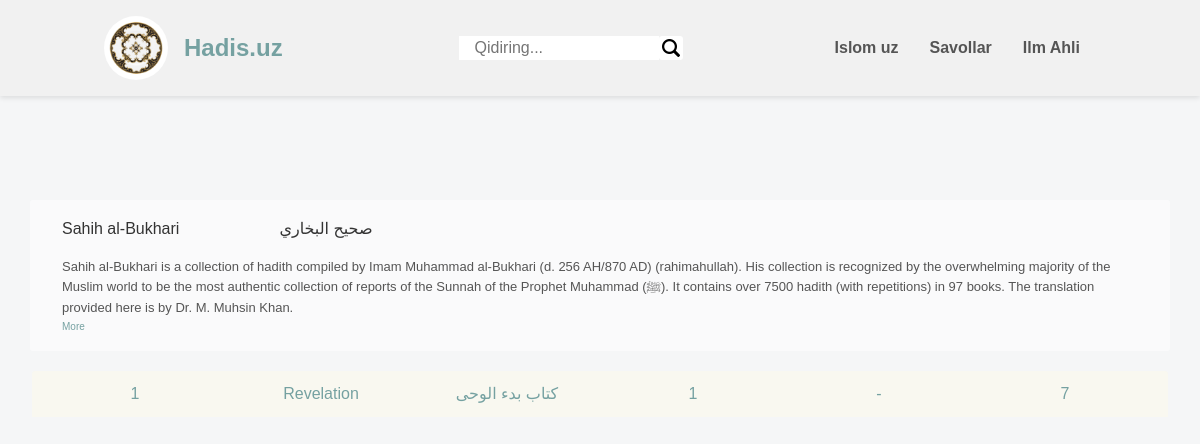
/chapter/Sahih al-Bukhari/, run on the app's committed database.
### part/models.py (models this page shows, shortened)
class H_Kitoblar(models.Model):
    lotin = models.CharField(max_length=60)
    arab = models.CharField(max_length=60)
    haqida = models.TextField(max_length=2000)

class H_Qismlar(models.Model):
    kitobdan = models.ForeignKey(H_Kitoblar , on_delete=models.CASCADE)
    lotin = models.CharField(max_length=100)
    arab = models.CharField(max_length=100)
    dan = models.IntegerField(default=0)
    gacha = models.IntegerField(default=1)

### part/views.py (the view)
# urls.py: path("chapter/<str:book_name>/",chapter, name='chapter'),
def chapter(request , book_name):
    the_book = H_Kitoblar.objects.get(lotin = book_name)
    chapters = H_Qismlar.objects.all().filter(kitobdan = the_book)
    content = {'chapters':chapters ,'the_book':the_book}
    return render(request ,'part/navbar.html',content)

### part/templates/part/navbar.html (shortened to what this page needs)
{%load static%}
<body>
    <header>
        <div>
            <a href="{%url 'home'%}">
                <img src="{%static 'logo.jpeg'%}" alt="Logo"/>
                <h2>Hadis.uz</h2>
            </a>
        </div>
        <form action="{%url 'search'%}" method="post">
            <div class="beta">
                <input type="text" name="savol" placeholder="Qidiring...">
                <button><img src="{%static 'glass.png'%}" alt=""></button>
            </div>
        </form>
        <nav>
            <ul>
                <li><a href="https://islom.uz/" target="_blank">Islom uz</a></li>
                <li><a href="https://savollar.islom.uz/" target="_blank">Savollar</a></li>
                <li><a href="https://www.ziyouz.com/kutubxona/category/18-islomiy-kitoblar" target="_blank">Ilm Ahli</a></li>
            </ul>
        </nav>
    </header>
    <main>
        <section>
            {%if the_book%}
                <div>
                    <p class="p.latin">{{the_book.lotin}}</p>
                    <p class="p.arab">{{the_book.arab}}</p>
                </div>
                <p class="bio">{{the_book.haqida}}</p>
                <a href="">More </a>
            {%endif%}
        </section>
    </main>
    <article>
        {%for chapter in chapters%}
            <div class="white">
                <form action="" method="POST">
                    <a href="{%url 'parcha' chapter.lotin%}">
                        <p class="id">{{chapter.id}}</p>
                        <p class="name">{{chapter.lotin}}</p>
                        <p class="arabic">{{chapter.arab}}</p>
                        <p class="from">{{chapter.dan}}</p>
                        <p class="dan">-</p>
                        <p class="gacha">{{chapter.gacha}}</p>
                    </a>
                </form>
            </div>
        {%endfor%}
    </article>
</body>

### part/templates/part/navbar.html (style rules this page uses)
* { margin: 0; padding: 0; box-sizing: border-box; }
body { overflow-x: hidden; font-family: 'Poppins', sans-serif; line-height: 1.6; color: var(--text-color); background-color: #F5F6F7; }
header { position: fixed; width: 100%; top: 0; left: 0; box-shadow: 0 4px 8px rgba(0, 0, 0, 0.1); background-color: var(--secondary-color); display: flex; align-items: center; padding: 1em 1em; justify-content: space-around; box-shadow: 0 2px 5px rgba(0, 0, 0, 0.1); flex-wrap: wrap; }
form { align-self: center; }
header div a { text-decoration: none; align-items: center; justify-content: center; color: #75A1A1; display: flex; }
nav { display: flex; align-items: center; }
img { border-radius: 50%; width: 64px; margin-right: 1em; }
nav ul { list-style: none; display: flex; gap: 15px; }
nav li { margin-right: 1em; }
nav a { text-decoration: none; color: var(--accent-color); font-weight: bold; }
main { margin-top: 200px; width: 100%; }
main section { padding: 1em 2em; border-radius: 0.2rem; background-color: rgba(255, 255, 255, 0.5); margin: 20px 30px; }
section div { display: flex; gap: 100px; margin-bottom: 15px; }
.bio { color: #555555; font-size: 13px; }
main section a { font-size: 10px; text-decoration: none; color: #75A1A1; }
.white { padding: 10px; margin: 0 2em; border-top-right-radius: 0.2rem; border-top-left-radius: 0.2rem; border: 1px ; background-color:#f9f8f0 ; }
.white a { display: flex; justify-content: space-around; text-decoration: none; }
.white a p { flex: 1; color:#75A1A1 ; text-align: center; }
div.beta { display: flex; height: 24px; width: 200px; background-color: white; }
div.beta img { width: 24px; margin: 0; }
div.beta button { display: flex; align-items: center; justify-content: left; height: 24px; cursor: pointer; border-radius: 0.2rem; outline: none; border: none; background-color: white; }
div.beta input { border: none; outline: none; padding: 0.5em 1em; width: 200px; font-size: 1em; }

### data on the page
H_Kitoblar: lotin "Sahih al-Bukhari", arab "صحيح البخاري", haqida "Sahih al-Bukhari is a collection of hadith compiled by Imam Muhammad al-Bukhari (d. 256 AH/870 AD) (rahimahullah). His collection is recognized by the overwhelming majority of the Muslim world to be the most authentic collection of reports of the Sunnah of the Prophet Muhammad (ﷺ). It contains over 7500 hadith (with repetitions) in 97 books. The translation provided here is by Dr. M. Muhsin Khan."
H_Qismlar: id "1", lotin "Revelation", arab "كتاب بدء الوحى", dan "1", gacha "7"
